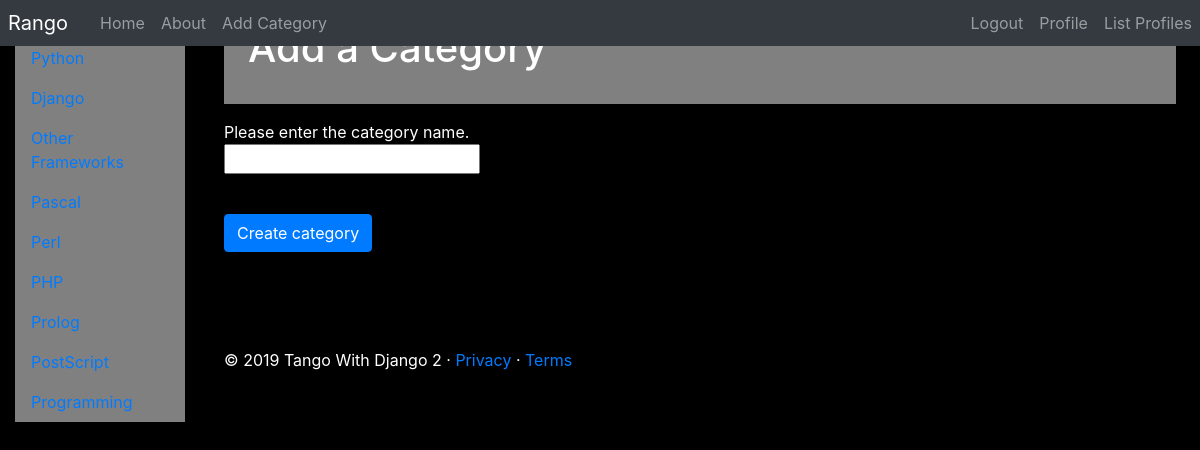
The app's page /rango/add_category/ (signed in) with its own data.
### rango/models.py (models this page shows, shortened)
class Category(models.Model):
    name = models.CharField(max_length=128, unique=True)
    views = models.IntegerField(default=0)
    likes = models.IntegerField(default=0)
    slug = models.SlugField(unique=True)
    class Meta:
        verbose_name_plural = 'Categories'

### rango/views.py (the view, shortened to what this page needs)
# urls.py: path('add_category/', AddCategoryView.as_view(), name='add_category'),
class AddCategoryView(View):
    @method_decorator(login_required)
    def get(self, request):
        form = CategoryForm()
        return render(request, 'rango/add_category.html', {'form':form})

### rango/forms.py
class CategoryForm(forms.ModelForm):
    name= forms.CharField(max_length = 128,
                            help_text = "Please enter the category name.")
    views = forms.IntegerField(widget = forms.HiddenInput(), initial=0)
    likes = forms.IntegerField(widget = forms.HiddenInput(), initial=0)
    slug = forms.CharField(widget = forms.HiddenInput(), required = False)
    class Meta:
        model = Category
        fields = ('name',)

### rango/templatetags/rango_template_tags.py (called while the page is built)
@register.inclusion_tag('rango/cats.html')
def get_category_list(cat = None):
    return {'cats': Category.objects.all(),
            'act_cat': cat}

### templates/rango/add_category.html (shortened to what this page needs)
{% extends 'rango/base.html' %}
{% load staticfiles %}
{% block body_block %}
    <div class="jumbotron-heading p-4 mb-3">
        <h1 class="jumbotron-heading">Add a Category</h1>
    </div>
    <div class="container">
        <div class="row">
        <form role="form" id="category_form" method="post" action="{% url 'rango:add_category' %}">
            {% for field in form.visible_fields %}
                {{ field.help_text }}<br />
                {{ field }}<br />
                        <div class="p-2"></div>
            {% endfor %}
            <br />
            <button class="btn btn-primary" type="submit" name="submit">
                Create category
            </button>
                <div class="p-5"></div>
        </form>
        </div>
    </div>
{% endblock %}

### templates/rango/cats.html (shortened to what this page needs)
<ul class="nav flex-column">
  {% if cats %}
      {% for c in cats %}
      {% if c == act_cat %}
          <li class="nav-item">
              <a class="nav-link active" href="{% url 'rango:show_category' c.slug %}">
              <span data-feather="at-sign"></span>{{ c.name }}</a>
          </li>
      {% else %}
          <li class="nav-item">
              <a class="nav-link" href="{% url 'rango:show_category' c.slug %}">
              {{ c.name }}</a>
          </li>
      {% endif %}
      {% endfor %}
  {% else %}
      <li class="nav-item">No Categories Yet!</li>
  {% endif %}
</ul>

### templates/rango/base.html (style rules this page uses)
body { background-color: black; color: white; }
.jumbotron-heading { background-color: #808080; color: white; }

### records on screen
Category: name "Python"
Category: name "Django"
Category: name "Other Frameworks"
Category: name "Pascal"
Category: name "Perl"
Category: name "PHP"
Category: name "Prolog"
Category: name "PostScript"
Category: name "Programming"

### other values on screen
{{ field.help_text }} "Please enter the category name."
